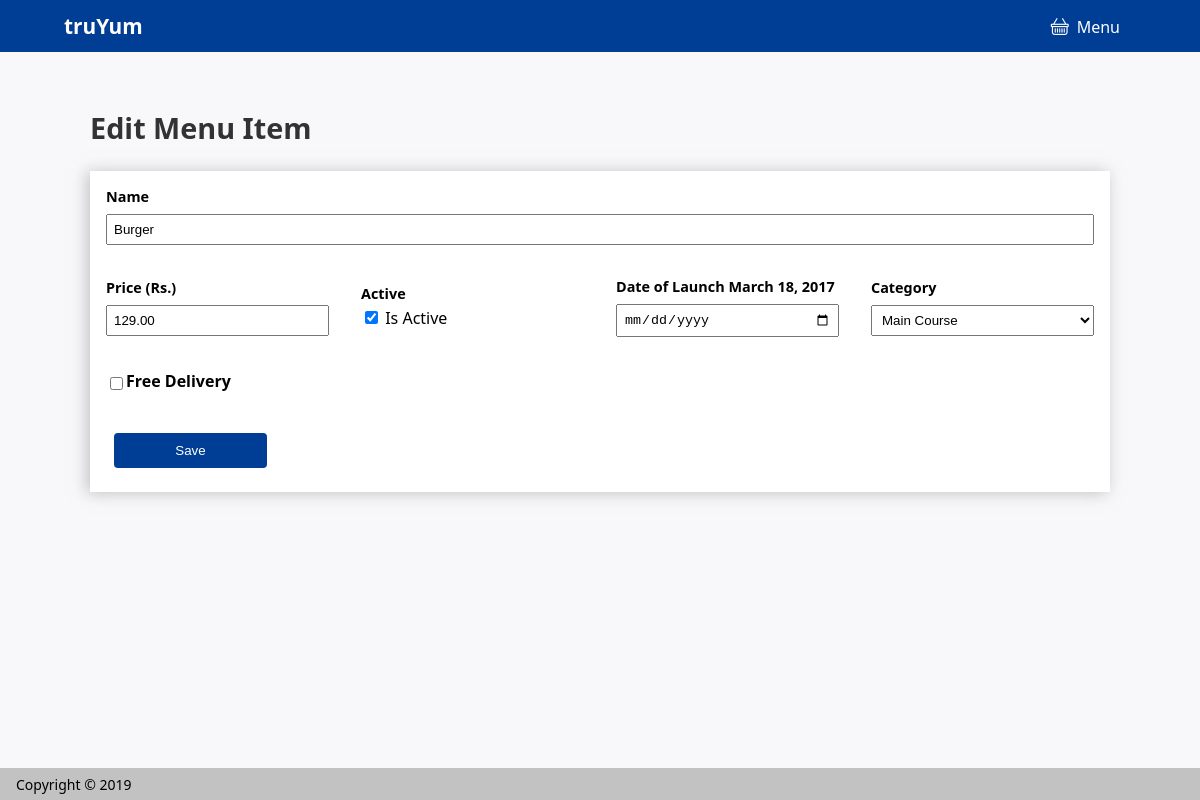
/menu/admin/edit/2, run on the app's committed database.
### webapp/models.py (models this page shows, shortened)
class Menu(models.Model):
    name = models.CharField(max_length=250)
    price = models.DecimalField(max_digits=5,decimal_places=2)
    active = models.BooleanField()
    delivery_free = models.BooleanField()
    date_of_launch = models.DateField()
    category_type = models.CharField(max_length=250)
    date_created = models.DateTimeField()

### webapp/views.py (the view, shortened to what this page needs)
# urls.py: path('menu/admin/edit/<int:id>', views.edit_menu_item, name='edit'),
def edit_menu_item (request,id):
    menu_item = Menu.objects.get(id=id)
    return render(request,'edit-menu-item.html',{'menu_item':menu_item})

### templates/edit-menu-item.html (shortened to what this page needs)
{% load static %}
<!DOCTYPE html>
<html lang="en">
<head>
    <link rel="stylesheet" href="{% static 'style/style.css' %}">
    <link rel="stylesheet" href="https://cdn.jsdelivr.net/npm/bootstrap-icons@1.8.1/font/bootstrap-icons.css">
</head>
<body>
    <nav class="navbar">
        <a href="/" class="navbar-brand">tru<b>Yum</b></a>
        <ul class="navbar-menu">
            <li class="nav-item">
                <a href="/menu/admin" class="nav-link"><i class="bi bi-basket padding-right-1"></i>Menu</a>
            </li>
        </ul>
    </nav>
    <section class="menu-items-container">
        <h1 class="menu-items-header">Edit Menu Item</h1>
        <form method="POST">
            <div class="flex-container">
                <div class="form-element">
                    <label class="font-size-1"><b>Name</b></label>
                    <input type="text" placeholder="Enter Name of Product" name="name" value="{{ menu_item.name }}">
                </div>
            </div>
            <div class="flex-container">
                <div class="form-element">
                    <label class="font-size-1"><b>Price (Rs.)</b></label>
                    <input type="text" placeholder="Enter Price of Product" name="price" value="{{ menu_item.price }}">
                </div>
                <div class="form-element">
                    <label class="font-size-1"><b>Active</b></label>
                    <div class="flex-container-start">
                        <div class="margin-right-1">
                            <input type="checkbox" id="yes" name="active" {% if menu_item.active %} checked="checked" {% endif %} value="Yes">
                            <label for="yes">Is Active</label>
                        </div>
                    </div>
                </div>
                <div class="form-element">
                    <label class="font-size-1"><b>Date of Launch {{ menu_item.date_of_launch }}</b></label>
                    <input type="date" name="date_of_launch" placeholder="YYYY-MM-DD" required pattern="[0-9]{4}-[0-9]{2}-[0-9]{2}"  value={{ menu_item.date_of_launch }}>
                </div>
                <div class="form-element">
                    <label class="font-size-1"><b>Category</b></label>
                    <select name="category">
                        <option {% if menu_item.category_type == 'Main Course' %} selected="selected"{% endif %} value="Main Course">Main Course</option>
                    </select>
                </div>
            </div>
            <div class="flex-container">
                <div class="form-element flex-container-start">
                    <input type="checkbox" id="freeDelivery" name="freeDelivery"  {% if menu_item.delivery_free %} checked="checked" {% endif %}  value="Yes">
                    <label for="freeDelivery"><b>Free Delivery</b></label><br>
                </div>
            </div>
            <div class="flex-container">
                <button type="submit" class="btn-save">Save</button>
            </div>
        </form>
    </section>
    <footer class="footer">
        <span>Copyright &copy; 2019</span>
    </footer>
</body>
</html>

### static/style/style.css (style rules this page uses)
html, body { width: 100%; height: 100%; padding: 0%; margin: 0%; background-color: #F8F8FB; font-family: 'Segoe UI', Tahoma, Geneva, Verdana, sans-serif; }
.margin-right-1 { margin-right: 1rem; }
.padding-right-1 { padding-right: 0.5rem; }
.font-size-1 { font-size: 0.9rem }
.navbar { width: 100%; height: 3.25rem; background-color: #003e95; display: flex; flex-direction: row; align-items: center; justify-content: space-between; }
.navbar-brand { color: #fff; text-decoration: none; font-size: 1.3rem; font-weight: 600; padding-left: 4rem; }
.navbar-menu { list-style-type: none; margin: 0; padding: 0; overflow: hidden; padding-right: 4rem; }
.navbar-menu>li { float: left; }
.navbar-menu>li a { display: block; color: white; text-align: center; padding: 1rem; text-decoration: none; transition: 0.3s ease-in-out; }
.footer { width: 100%; height: 2rem; background-color: #c2c2c2; display: flex; flex-direction: row; align-items: center; justify-content: flex-start; position: fixed; bottom: 0%; }
.footer>span { font-family: 'Segoe UI', Tahoma, Geneva, Verdana, sans-serif; font-size: 14px; font-weight: 500; padding-left: 1rem; }
.menu-items-container { width: 85%; padding: 2rem; margin-left: auto; margin-right: auto; }
.menu-items-container>.menu-items-header { font-weight: 600; font-size: 1.8rem; color: #323232; }
.bi { font-size: 18px; }
form { background-color: #fff; box-shadow: -3px 1px 15px 0px rgba(164, 164, 164, 0.66); }
.form-element { width: 100%; display: flex; flex-direction: column; padding: 1rem; }
input { padding: 6px; margin-top: 8px; }
select { padding: 6px; margin-top: 8px; }
.flex-container { width: 100%; display: flex; flex-direction: row; align-items: center; justify-content: space-between; }
.flex-container-start { width: 100%; display: flex; flex-direction: row; align-items: center; justify-content: flex-start; }
.btn-save { margin: 1.5rem; width: 15%; height: 35px; background-color: #003e95; color: #fff; padding: 8px; border: none; border-radius: 4px; }

### data on the page
Menu: name "Burger", price "129.00", active "☑", date_of_launch "March 18, 2017", category "Main Course"
